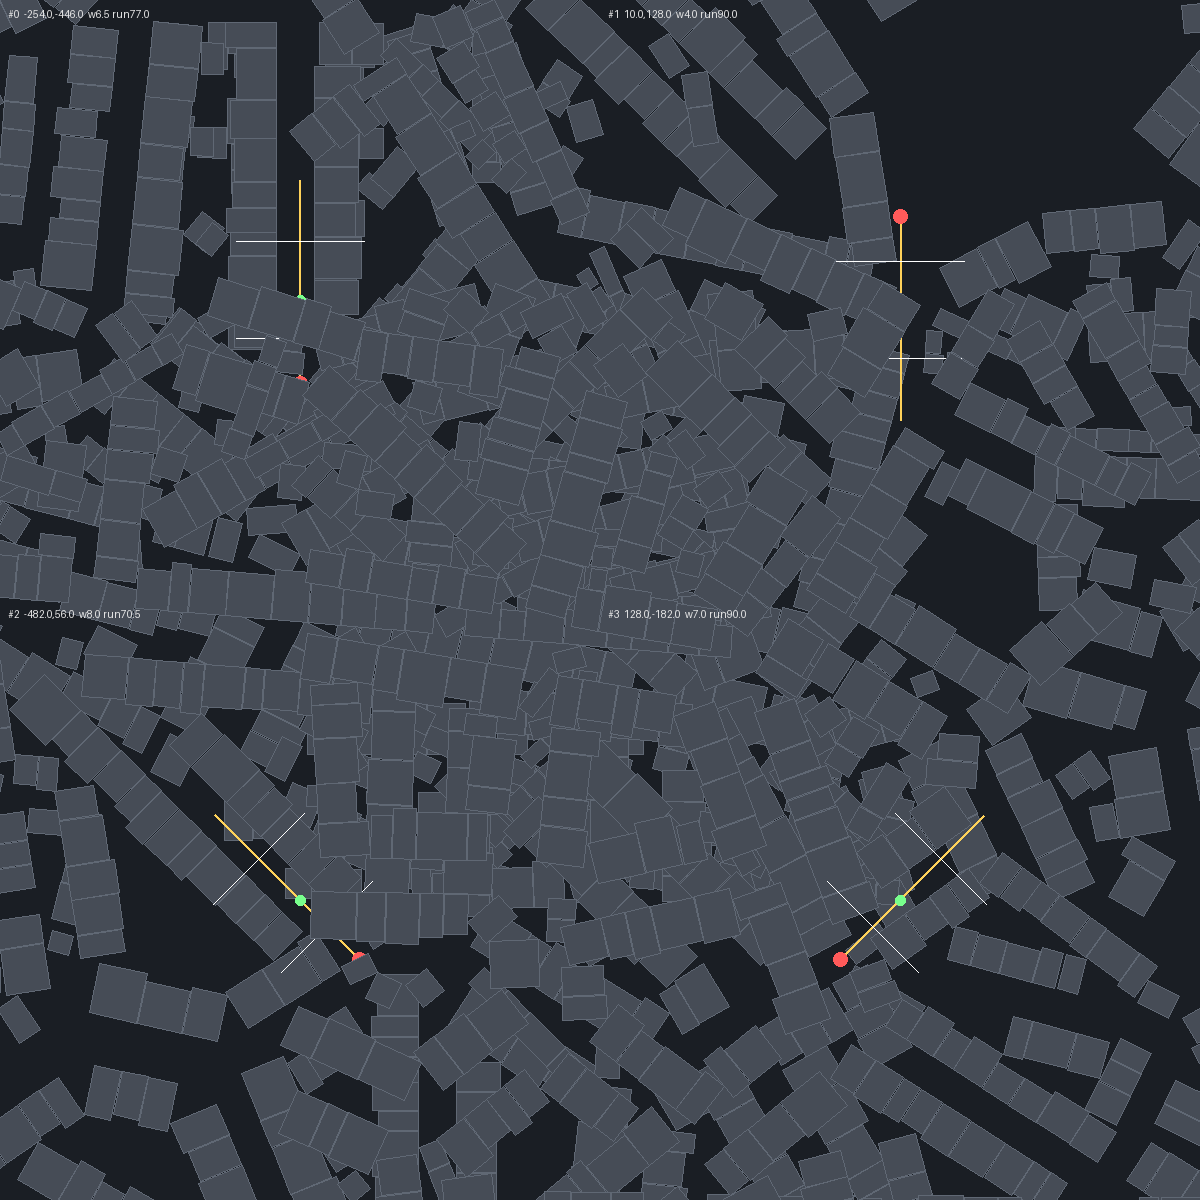

Python code for this plot:
import sys, os, math, json
KING = r"E:\My World\Blender\kingdom"
sys.path.insert(0, KING)
os.chdir(KING)
from PIL import Image, ImageDraw

import spots as S

lay = S.load()
units = S.units_for(lay)
picks = json.load(open(os.path.join(KING, 'look', 'spots.json'), encoding='utf-8'))['picks']

SPAN = 150.0
PPM = 4.0
n = int(SPAN * PPM)
COLS = 2
ROWS = (len(picks[:4]) + COLS - 1) // COLS
img = Image.new('RGB', (n * COLS, n * ROWS), (26, 30, 36))
dr = ImageDraw.Draw(img)

for idx, p in enumerate(picks[:4]):
    ox = (idx % COLS) * n
    oy = (idx // COLS) * n
    cx, cy = p['x'], p['y']
    def T(x, y):
        return (ox + n * 0.5 + (x - cx) * PPM, oy + n * 0.5 - (y - cy) * PPM)
    # buildings
    for u in units:
        if abs(u['x'] - cx) > SPAN or abs(u['y'] - cy) > SPAN:
            continue
        q = u.get('quad')
        if not q:
            continue
        dr.polygon([T(px, py) for (px, py) in q], fill=(70, 76, 86), outline=(96, 104, 116))
    # camera
    ux, uy = p['ux'], p['uy']
    camx = cx - ux * 20.93
    camy = cy - uy * 20.93
    dr.line([T(camx, camy), T(cx + ux * 30, cy + uy * 30)], fill=(255, 210, 90), width=2)
    dr.ellipse([T(cx, cy)[0] - 5, T(cx, cy)[1] - 5, T(cx, cy)[0] + 5, T(cx, cy)[1] + 5],
               fill=(120, 255, 140))
    dr.ellipse([T(camx, camy)[0] - 7, T(camx, camy)[1] - 7, T(camx, camy)[0] + 7, T(camx, camy)[1] + 7],
               fill=(255, 90, 90))
    # the ground band the camera actually sees (11.4 .. 35.5 m ahead of camera)
    for d0, d1, col in ((11.4, 35.5, (255, 255, 255)),):
        for dd in (d0, d1):
            dr.line([T(camx + ux * dd - uy * 16, camy + uy * dd + ux * 16),
                     T(camx + ux * dd + uy * 16, camy + uy * dd - ux * 16)],
                    fill=col, width=1)
    dr.text((ox + 8, oy + 8), "#%d  %.1f,%.1f  w%.1f run%.1f" % (idx, cx, cy, p['w'], p['run']),
            fill=(230, 230, 230))

out = os.path.join(KING, 'look', '_spotmap.png')
img.save(out)
print(out)
